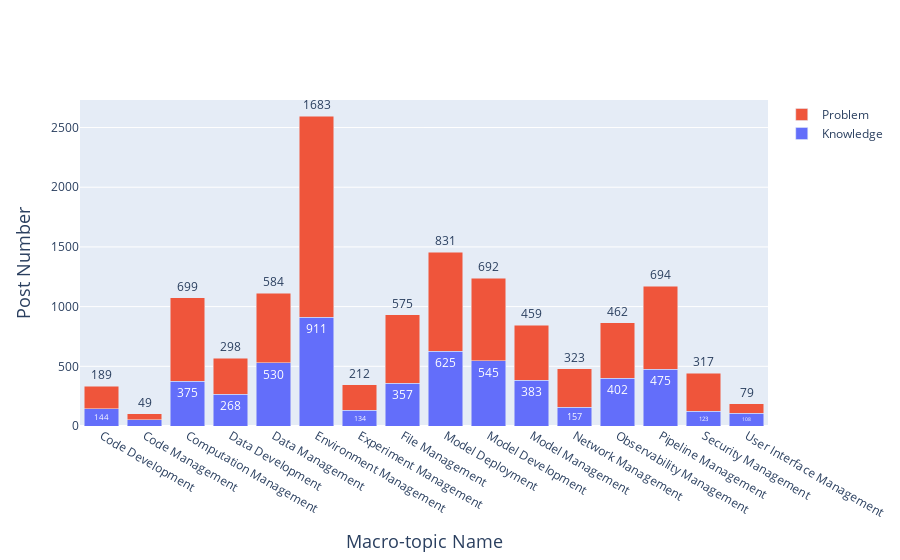

The cell this chart's notebook holds for it:
### Code cell
df = pd.read_json(os.path.join(path_rq12, 'macro-topics.json'))

categories = []
frequency_p = []
frequency_k = [] 

for index, group in df.groupby('Challenge_topic_macro'):
    categories.append(macro_topic_indexing[index])
    frequency_p.append(len(group[group['Challenge_type'] == 'problem']))
    frequency_k.append(len(group[group['Challenge_type'] == 'knowledge']))
    
fig = go.Figure(data=[
    go.Bar(name='Knowledge', x=categories, y=frequency_k, text=frequency_k, textposition='outside'),
    go.Bar(name='Problem', x=categories, y=frequency_p, text=frequency_p, textposition='outside'),
])

fig.update_layout(
    barmode='stack',
    xaxis_title="Macro-topic Name",
    yaxis_title="Post Number",
    xaxis=dict(title_font=dict(size=18)), 
    yaxis=dict(title_font=dict(size=18)),
)
fig.show()
pio.full_figure_for_development(fig, warn=False)
fig.write_image(os.path.join(path_rq12, 'Macro-topics frequency histogram.pdf'), engine="kaleido")

### Figure 1 — Plotly figure (JSON) as saved in the notebook; plotly's stock layout.template omitted (floating-point values rounded to 4 significant figures)
{"data": [{"name": "Knowledge", "text": ["144", "53", "375", "268", "530", "911", "134", "357", "625", "545", "383", "157", "402", "475", "123", "108"], "textposition": "outside", "type": "bar", "x": ["Code Development", "Code Management", "Computation Management", "Data Development", "Data Management", "Environment Management", "Experiment Management", "File Management", "Model Deployment", "Model Development", "Model Management", "Network Management", "Observability Management", "Pipeline Management", "Security Management", "User Interface Management"], "y": [144, 53, 375, 268, 530, 911, 134, 357, 625, 545, 383, 157, 402, 475, 123, 108]}, {"name": "Problem", "text": ["189", "49", "699", "298", "584", "1683", "212", "575", "831", "692", "459", "323", "462", "694", "317", "79"], "textposition": "outside", "type": "bar", "x": ["Code Development", "Code Management", "Computation Management", "Data Development", "Data Management", "Environment Management", "Experiment Management", "File Management", "Model Deployment", "Model Development", "Model Management", "Network Management", "Observability Management", "Pipeline Management", "Security Management", "User Interface Management"], "y": [189, 49, 699, 298, 584, 1683, 212, 575, 831, 692, 459, 323, 462, 694, 317, 79]}], "layout": {"barmode": "stack", "xaxis": {"title": {"font": {"size": 18}, "text": "Macro-topic Name"}}, "yaxis": {"title": {"font": {"size": 18}, "text": "Post Number"}}}}
